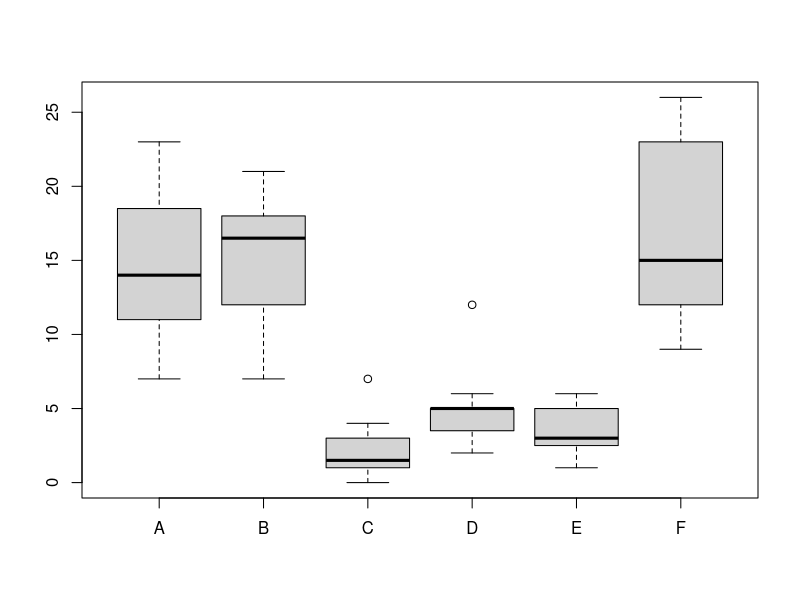
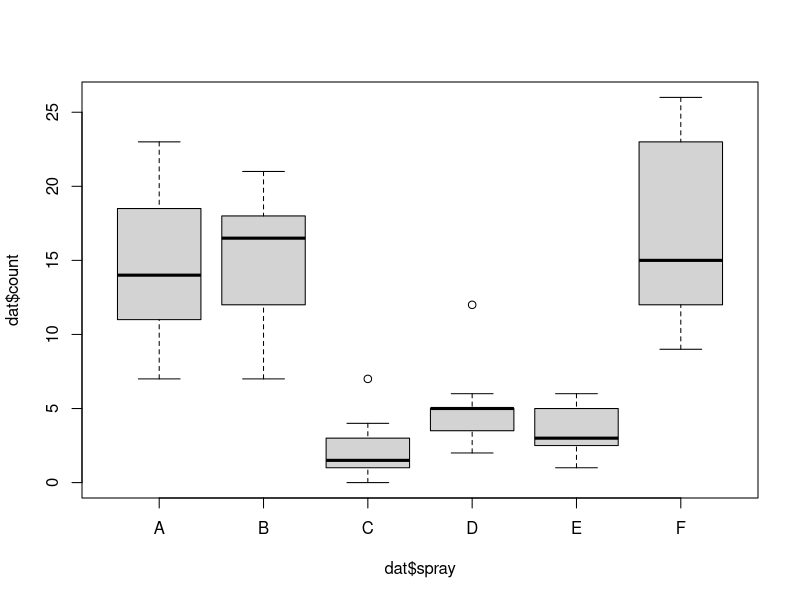

Reproduce these figures in R, in order. (Note: this script raises an error after producing the figures.)
## ---- chunk 1
knitr::opts_chunk$set(echo = TRUE)
## ---- chunk 2
dat <- InsectSprays
head(dat)
boxplot(split(dat$count, dat$spray))
boxplot(dat$count ~ dat$spray)
## ---- chunk 3
#install.packages(dplyr)
library(dplyr)
#install.packages("UsingR")
#library(UsingR)
data(nym.2002, package="UsingR")
x <- filter(nym.2002, gender=="Male") %>% select(time) %>% unlist 
y <- filter(nym.2002, gender=="Female") %>% select(time) %>% unlist 

par(mfrow = c(1,3))
boxplot(y, x)
hist(y,xlim=c(range(nym.2002$time)))
hist(x,xlim=c(range(nym.2002$time)))
